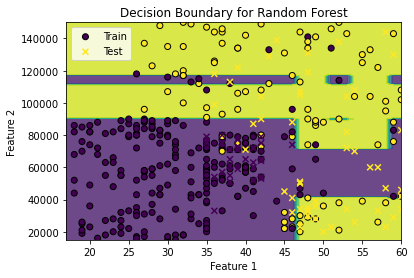

This figure's Python source:

# Import the necessary libraries
import numpy as np
import matplotlib.pyplot as plt
import os
import sys

db_file = os.path.abspath(os.path.join(os.path.dirname(__file__), 'Social_Network_Ads.csv'))
sys.path.insert(0, db_file)
Dt_dir = os.path.abspath(os.path.join(os.path.dirname(__file__), 'Decision_tree_based_models'))
sys.path.insert(0, Dt_dir)

from random_forest_classification import main_random_forest


def decision_boundary_generation_rf(x_train, x_test, y_train, y_test, xx, yy):
    
    """
    Generate decision boundary for DNN classification.

    Parameters:
    x_train (numpy.ndarray): Training features.
    x_test (numpy.ndarray): Testing features.
    y_train (numpy.ndarray): Training labels.
    y_test (numpy.ndarray): Testing labels.
    xx (numpy.ndarray): Meshgrid for x-axis.
    yy (numpy.ndarray): Meshgrid for y-axis.

    Returns:
    None 
    """
    
    num_trees = 10
    maximum_depth = 50
    minimum_samples = 20
    seed = 14
    Z, _ = main_random_forest(x_train, grid_points, y_train, y_test, num_trees, maximum_depth, minimum_samples, seed)
    Z = np.array(Z) 
    Z =  np.reshape(Z, xx.shape)
    print(Z)
    # Plot the decision boundary
    
    plt.contourf(xx, yy, Z, alpha=0.8)

    # Plot the training points
    plt.scatter(x_train[:, 0], x_train[:, 1], c=y_train.flatten(), edgecolors='k', marker='o', label='Train')

    # Plot the testing points
    plt.scatter(x_test[:, 0], x_test[:, 1], c=y_test.flatten(), edgecolors='k', marker='x', label='Test')

    plt.xlabel('Feature 1')
    plt.ylabel('Feature 2')
    plt.title('Decision Boundary for Random Forest')
    plt.legend()
    plt.show()

    return None

all_features = np.genfromtxt(db_file, delimiter = ",", dtype = "float", skip_header = 1)

# Extract independent features (assuming they are in columns 2 and 3)
independent_features = all_features[:, [2, 3]]
# Extract dependent feature (assuming it is in column 4)
dependent_feature = all_features[:, 4]

# Number of samples
n_samples = independent_features.shape[0]

# Split the dataset into training and testing sets
train_ratio = 0.8
split_idx = int(n_samples * train_ratio)

x_train, x_test = np.split(independent_features, [split_idx])
y_train, y_test = np.split(dependent_feature, [split_idx])

# Reshape y_train and y_test to be 2D arrays
y_train = y_train.reshape(-1, 1)
y_test = y_test.reshape(-1, 1)

# Give the decision boundary conditions
x_min, x_max = independent_features[:, 0].min() - 1, independent_features[:, 0].max() + 1

y_min, y_max = independent_features[:, 1].min() - 1, independent_features[:, 1].max() + 1

xx, yy = np.meshgrid(np.arange(x_min, x_max, 1), np.arange(y_min, y_max, 1000))

grid_points = np.hstack((xx.flatten().reshape(-1, 1), yy.flatten().reshape(-1, 1)))

decision_boundary_generation_rf(x_train, x_test, y_train, y_test, xx, yy)
